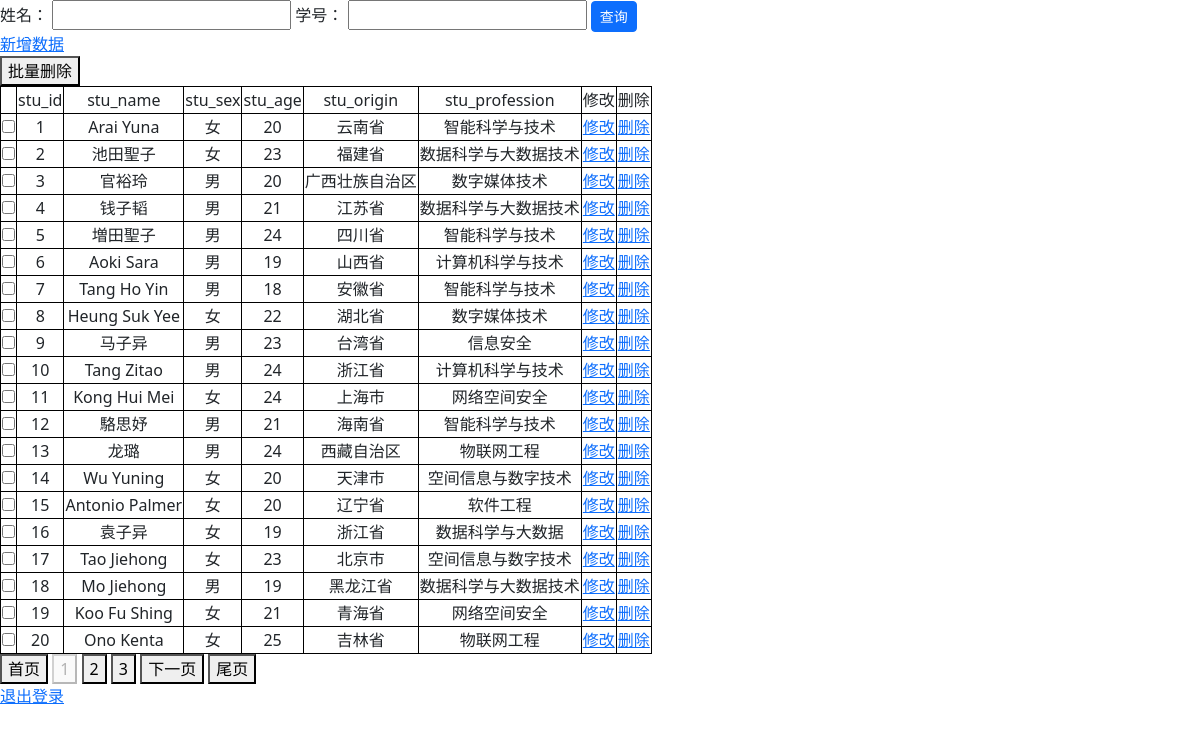
Screenshot of / (signed in) with the database file from the repository.
### tables this page shows
CREATE TABLE student_info(
stu_id int primary key not null,
stu_name varchar(50) not null,
stu_sex char(2) not null,
stu_age int not null,
stu_origin varchar(50) not null,
stu_profession varchar(50) not null
);

### app.py (the view)
@app.route('/', methods=['GET'])
def index():
    if not checkLogin():
        return redirect(url_for('login'))
    page = request.args.get('page', 1, type=int)
    ids = []
    values = []
    if "id" in request.args:
        ids.append('stu_id')
        stu_id = request.args.get("id", type=int)
        if stu_id != "":
            values.append(stu_id)
    if "name" in request.args:
        ids.append('stu_name')
        stu_name = request.args.get("name", type=str)
        if stu_name != "":
            values.append(stu_name)
    if len(ids) != 0:
        desp, result = db.Query2('student_info', ids, values)
    else:
        desp, result = db.selectAll('student_info')
    results, pagination = paging(result, page, per_page=20)
    return render_template('show.html', results=results, desp=desp, pagination=pagination, page=page)

### app.py (called while the page is built)
def checkLogin():
    return True if 'username' in session else False

### db/sql_conn.py (called while the page is built)
def Close(conn):
    conn.close()

    def Open(self):
        conn = sqlite3.connect(self.database)
        return conn

    def selectAll(self, table):
        conn = self.Open()
        cur = conn.cursor()
        sql = "select * from %s" % table
        print(sql)
        cur.execute(sql)
        description = []
        for d in cur.description:
            description.append(d[0])
        result = cur.fetchall()
        cur.close()
        Close(conn)
        return description, result

### utils/util.py (called while the page is built)
def paging(result, page, per_page):
    pagination = len(result) // per_page
    if len(result) % per_page > 0:
        pagination += 1
    start = (page - 1) * per_page
    end = start + per_page
    results = result[start:end]
    return results, pagination

### templates/show.html (shortened to what this page needs)
<!DOCTYPE html>
<html lang="en">
<head>
    <link href="/static/bootstrap/css/bootstrap.min.css" rel="stylesheet">
</head>
<body>
    <form>
        <label for="name">姓名：</label>
        <input type="text" name="name" id="name" />
        <label for="id">学号：</label>
        <input type="text" name="id" id="id" />
        <input type="submit" value="查询" class="btn btn-primary btn-sm" />
    </form>
    <a href="/add">新增数据</a>
    <br>
    <form action="/delete_all", method="post">
        <button type="submit">批量删除</button>
        <table>
            <tr>
                <td></td>
                {% for d in desp %}
                <td>{{ d }}</td>
                {% endfor %}
                <td>修改</td>
                <td>删除</td>
            </tr>
            {% for item in results %}
            <tr>
                <td>
                    <input type="checkbox", name="ids", value="{{ item[0] }}">
                </td>
                {% for v in item %}
                <td>{{ v }}</td>
                {% endfor %}
                <td><a href="/update?id={{ item[0] }}">修改</a></td>
                <td><a href="/delete/{{ item[0] }}">删除</a></td>
            </tr>
            {% endfor %}
        </table>
    </form>
<div>
    <button onclick="window.location.href='{{ url_for('index', page=1) }}'">首页</button>
    {% for i in range(page-2, page+3) %}
        {% if i > 0 and i <= pagination %}
            {% if i != page %}
                <button onclick="window.location.href='{{ url_for('index', page=i) }}'">{{ i }}</button>
            {% else %}
                <button disabled>{{ i }}</button>
            {% endif %}
        {% endif %}
    {% endfor %}
    {% if page < pagination %}
        <button onclick="window.location.href='{{ url_for('index', page=page+1) }}'">下一页</button>
    {% endif %}
    <button onclick="window.location.href='{{ url_for('index', page=pagination) }}'">尾页</button>
</div>
    <a href="/reset">退出登录</a>
</body>
</html>

### templates/show.html (style rules this page uses)
table, tr, td { border: 1px solid black; text-align: center; }

### rows the page displays
student_info: item "1" "女" "20", stu_name "Arai Yuna", stu_origin "云南省", stu_profession "智能科学与技术"
student_info: item "2" "女" "23", stu_name "池田聖子", stu_origin "福建省", stu_profession "数据科学与大数据技术"
student_info: item "3" "男" "20", stu_name "官裕玲", stu_origin "广西壮族自治区", stu_profession "数字媒体技术"
student_info: item "4" "男" "21", stu_name "钱子韬", stu_origin "江苏省", stu_profession "数据科学与大数据技术"
student_info: item "5" "男" "24", stu_name "増田聖子", stu_origin "四川省", stu_profession "智能科学与技术"
student_info: item "6" "男" "19", stu_name "Aoki Sara", stu_origin "山西省", stu_profession "计算机科学与技术"
student_info: item "7" "男" "18", stu_name "Tang Ho Yin", stu_origin "安徽省", stu_profession "智能科学与技术"
student_info: item "8" "女" "22", stu_name "Heung Suk Yee", stu_origin "湖北省", stu_profession "数字媒体技术"
student_info: item "9" "男" "23", stu_name "马子异", stu_origin "台湾省", stu_profession "信息安全"
student_info: item "10" "男" "24", stu_name "Tang Zitao", stu_origin "浙江省", stu_profession "计算机科学与技术"
student_info: item "11" "女" "24", stu_name "Kong Hui Mei", stu_origin "上海市", stu_profession "网络空间安全"
student_info: item "12" "男" "21", stu_name "駱思妤", stu_origin "海南省", stu_profession "智能科学与技术"
student_info: item "13" "男" "24", stu_name "龙璐", stu_origin "西藏自治区", stu_profession "物联网工程"
student_info: item "14" "女" "20", stu_name "Wu Yuning", stu_origin "天津市", stu_profession "空间信息与数字技术"
student_info: item "15" "女" "20", stu_name "Antonio Palmer", stu_origin "辽宁省", stu_profession "软件工程"
student_info: item "16" "女" "19", stu_name "袁子异", stu_origin "浙江省", stu_profession "数据科学与大数据"
student_info: item "17" "女" "23", stu_name "Tao Jiehong", stu_origin "北京市", stu_profession "空间信息与数字技术"
student_info: item "18" "男" "19", stu_name "Mo Jiehong", stu_origin "黑龙江省", stu_profession "数据科学与大数据技术"
student_info: item "19" "女" "21", stu_name "Koo Fu Shing", stu_origin "青海省", stu_profession "网络空间安全"
student_info: item "20" "女" "25", stu_name "Ono Kenta", stu_origin "吉林省", stu_profession "物联网工程"

### other values shown
{{ d }} "stu_id" "stu_name" "stu_sex" "stu_age" "stu_origin" "stu_profession"
{{ i }} "1"
{{ i }} "2" "3"
